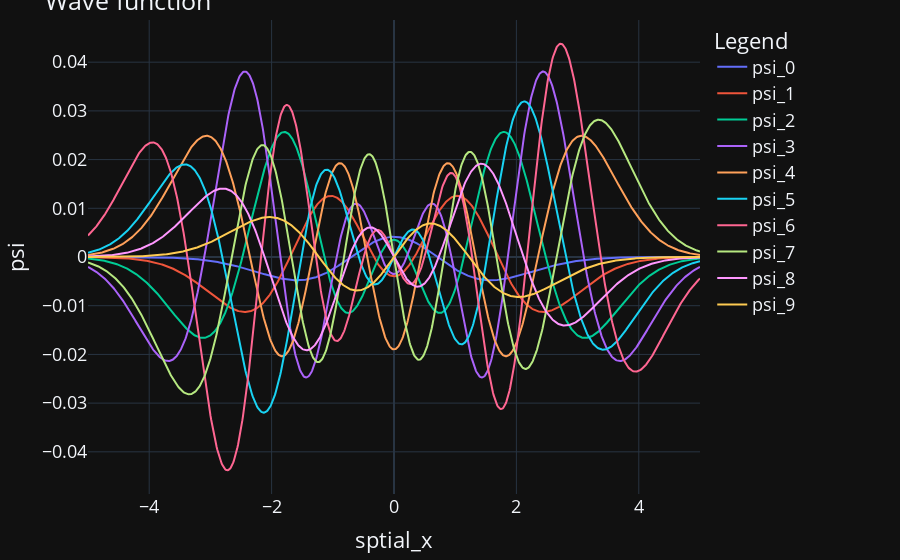

Source (notebook cell):
### Code cell
#plot the wave function from the eigen function

fig = go.Figure()

x_grid = np.linspace(-5,5,1000)

for i in range(10):
    solution = np.zeros(len(x_grid),dtype=complex)
    for j in range(10):
        psi = analytic_sol(j,x_grid)
        psi = psi/np.sqrt(LA.norm(psi**2))
        solution += vec[:,i][j]*psi
    fig.add_trace(go.Scatter(x = x_grid,y =np.imag(solution), name=f"psi_{i}"))


fig.update_layout(
    title="Wave function",
    xaxis_title="sptial_x",
    yaxis_title="psi",
    legend_title="Legend",
    font=dict(
        size=18,
    )
)

fig.update_layout(margin=dict(l=20, r=200, t=20, b=20),)


fig.update_layout(template='plotly_dark',showlegend=True)
fig.write_html("Non_hermition_REAL.html")
fig.show()

### Figure 1 — Plotly figure (JSON) as saved in the notebook; plotly's stock layout.template omitted (floating-point values rounded to 4 significant figures; data arrays with more than 128 entries replaced by an {"elided": "..."} marker saying what was removed)
{"data": [{"name": "psi_0", "type": "scatter", "x": {"elided": "1000 float values"}, "y": {"elided": "1000 float values"}}, {"name": "psi_1", "type": "scatter", "x": {"elided": "1000 float values"}, "y": {"elided": "1000 float values"}}, {"name": "psi_2", "type": "scatter", "x": {"elided": "1000 float values"}, "y": {"elided": "1000 float values"}}, {"name": "psi_3", "type": "scatter", "x": {"elided": "1000 float values"}, "y": {"elided": "1000 float values"}}, {"name": "psi_4", "type": "scatter", "x": {"elided": "1000 float values"}, "y": {"elided": "1000 float values"}}, {"name": "psi_5", "type": "scatter", "x": {"elided": "1000 float values"}, "y": {"elided": "1000 float values"}}, {"name": "psi_6", "type": "scatter", "x": {"elided": "1000 float values"}, "y": {"elided": "1000 float values"}}, {"name": "psi_7", "type": "scatter", "x": {"elided": "1000 float values"}, "y": {"elided": "1000 float values"}}, {"name": "psi_8", "type": "scatter", "x": {"elided": "1000 float values"}, "y": {"elided": "1000 float values"}}, {"name": "psi_9", "type": "scatter", "x": {"elided": "1000 float values"}, "y": {"elided": "1000 float values"}}], "layout": {"font": {"size": 18}, "legend": {"title": {"text": "Legend"}}, "margin": {"b": 20, "l": 20, "r": 200, "t": 20}, "showlegend": true, "title": {"text": "Wave function"}, "xaxis": {"title": {"text": "sptial_x"}}, "yaxis": {"title": {"text": "psi"}}}}
